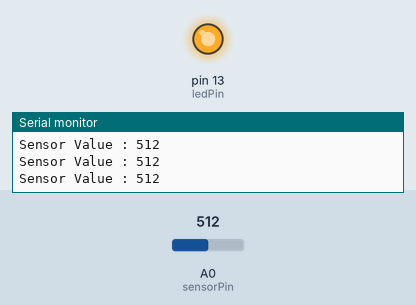
Simulated run of this sketch. Board: Arduino Uno, built with avr-gcc and run on an emulated ATmega328P. Shown: output pins drawn as LEDs (lit = HIGH), the last lines printed to the serial monitor. The test bench sets the inputs (shaded band); at power-on: A0 (sensorPin) = 512.

Above: at 1.2 s.
1.3 s: A0 (sensorPin) set to 12
4.3 s: A0 (sensorPin) set to 9
At 5.1 s:
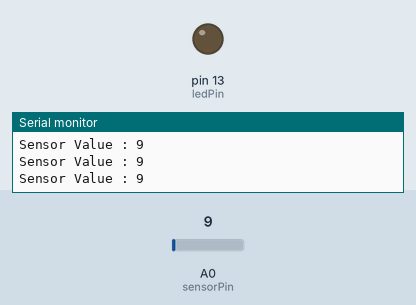
5.8 s: A0 (sensorPin) set to 1023
At 6.3 s:
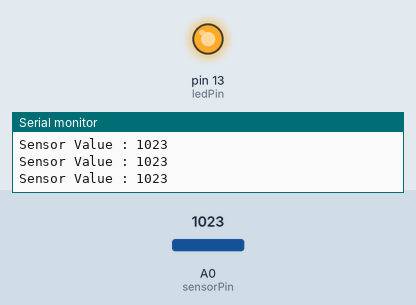
7.3 s: A0 (sensorPin) set to 0
At 7.6 s:
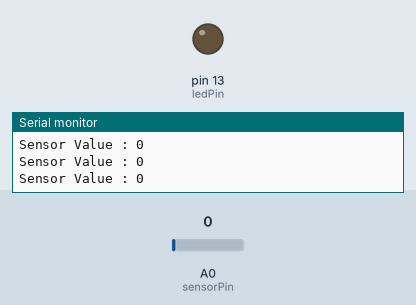
Timing chart, 0 to 9.8 s (numbered marks = the images above; inputs shaded):
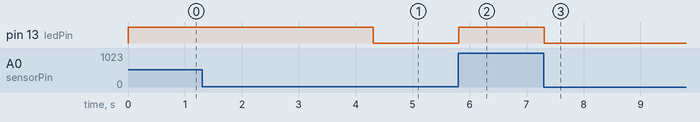

Measured:
- the behaviour switches between 11 and 10 on A0 (sensorPin) (found by bisection; images 0 and 1)
- after the input at 4.3 s, pin 13 (ledPin): HIGH → LOW at once
- after the input at 5.8 s, pin 13 (ledPin): LOW → HIGH at once
- after the input at 7.3 s, pin 13 (ledPin): HIGH → LOW at once

The sketch:

sound_module.ino
```cpp
//*******************************************************************************
// Project : sound module 소리감지 센서
// Board : Arduino Uno
//*******************************************************************************

int sensorPin = A0; // Sensor ouput 아날로그 pin
int ledPin = 13;     // for the LED led pin
int sensorValue = 0; // Sensor Data 데이터 pin

void setup ()
{
  pinMode (ledPin, OUTPUT);
  Serial.begin (9600);  // 통신속도
}

void loop ()
{
  sensorValue = analogRead (sensorPin); // 센서를 읽어옴

  if(sensorValue>10)
    digitalWrite (ledPin, HIGH);
  else
    digitalWrite (ledPin, LOW);

  Serial.print ("Sensor Value : ");
  Serial.println (sensorValue, DEC);
}
```
